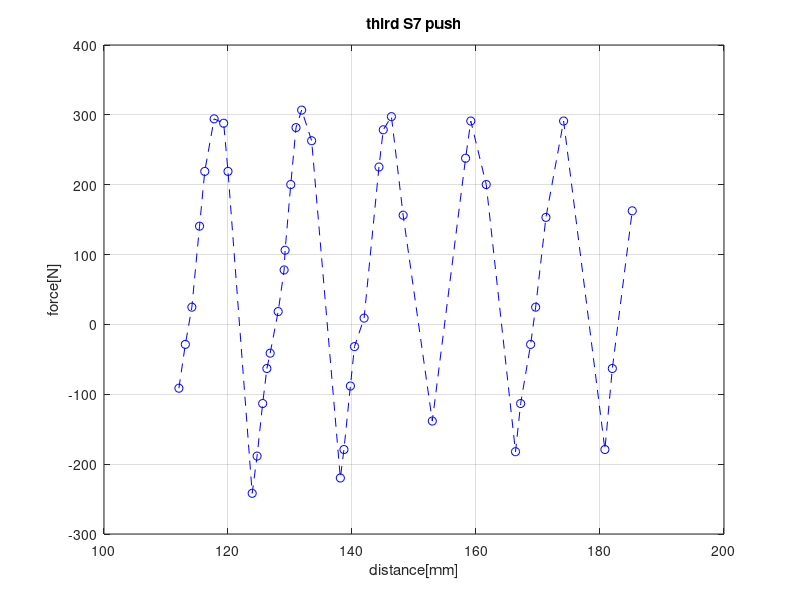
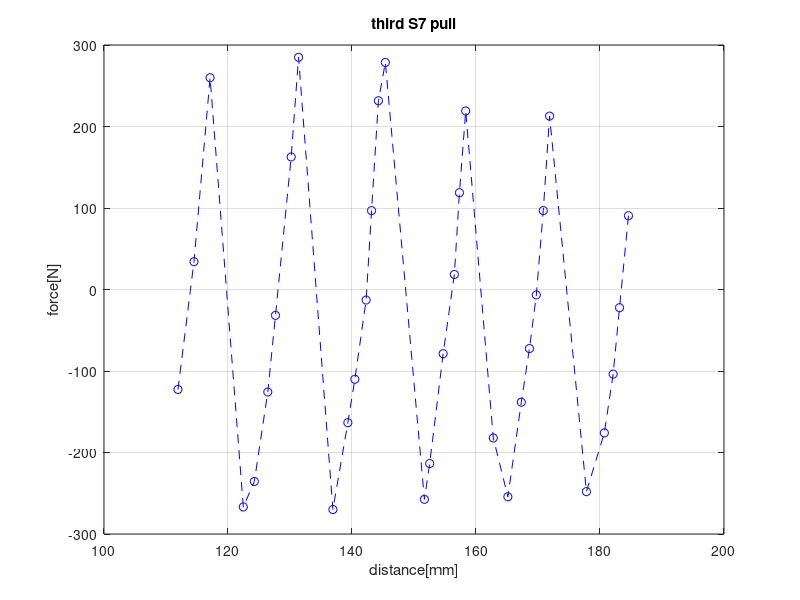
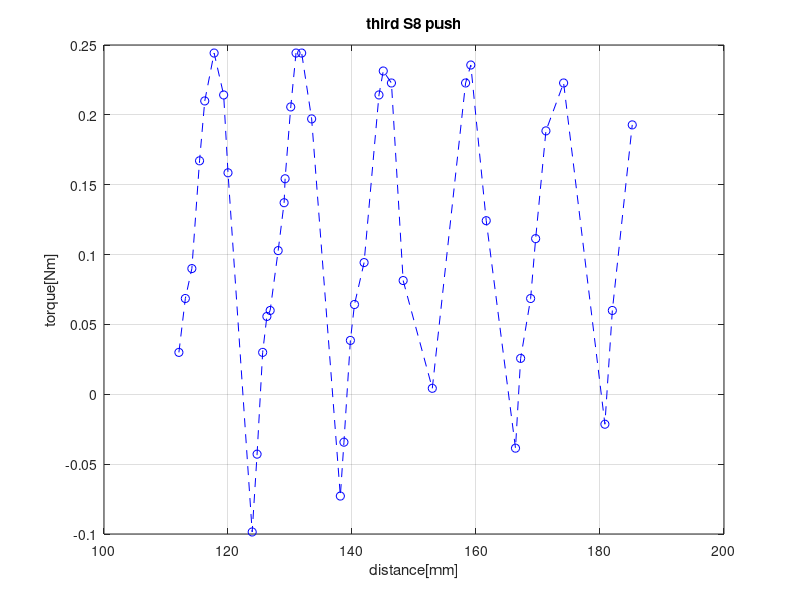
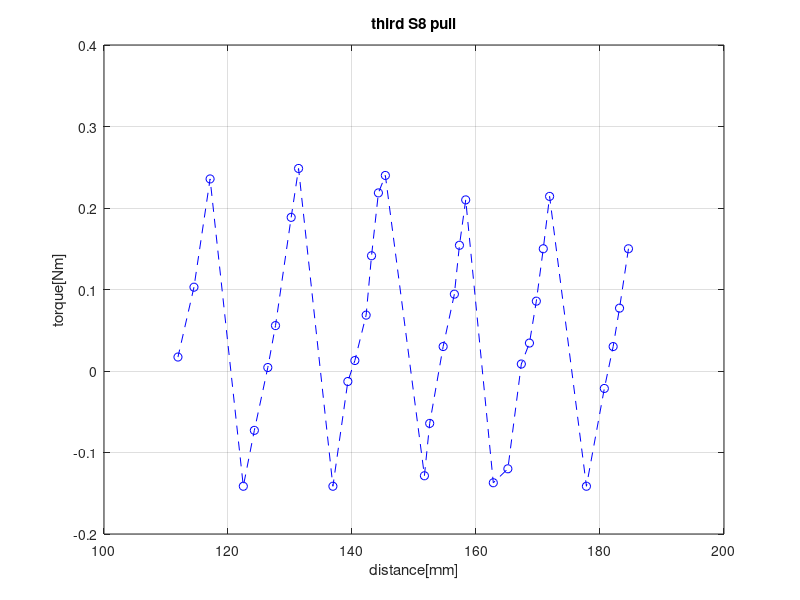

The MATLAB source for these figures, in order:
% Three tests for force sensors
% Done by three seperately
% First test
X_S7_push_1 = [0.029 0.070 0.004 -0.029 -0.065 -0.077 0.048 0.027 -0.067 -0.094 0.029 -0.057 -0.087 0.062 0.034 -0.009 -0.088 -0.072]';
X_S7_pull_1 = [-0.025 0.038 0.049 0.087 0.091 -0.004 0.072 -0.007 0.020 0.081 0.088 -0.028 0.012 0.057 -0.093 -0.05 0.025 0.092 -0.037 0.019]';

Y_S7_push_1 = [113.77 125.61 128.61 129.53 134.86 145.25 153.67 154.38 158.52 159.70 168.41 172.1 175.82 181.12 182.03 184.23 187.01 189.95]';
Y_S7_pull_1 = [185.42 182.45 182.09 180.04 179.40 170.92 167.42 157.15 155.06 152.85 150.96 143.97 142.07 140.02 132.31 130.62 127.41 124.32 116.14 113.46]';

% second
X_S7_push_2 = []';
X_S7_pull_2 = []';

Y_S7_push_2 = []';
Y_S7_pull_2 = []';

% third S7 push
X_S7_push_3 = [0.029 0.009 -0.008 -0.045 -0.070 -0.094 -0.092 -0.070 0.077 0.060 0.036 0.020 0.013 -0.006 -0.025 -0.034 -0.064 -0.090 -0.098 -0.084 0.070 0.057 0.028 0.010 -0.003 -0.072 -0.089 -0.095 -0.050 0.044 -0.076 -0.093 -0.064 0.058 0.036 0.009 -0.008 -0.049 -0.093 0.057 0.020 -0.052]';
Y_S7_push_3 = [112.08 113.12 114.17 115.41 116.25 117.76 119.30 120.00 123.90 124.69 125.59 126.27 126.80 128.09 129.05 129.21 130.12 130.97 131.88 133.49 138.12 138.70 139.74 140.40 141.95 144.35 145.04 146.36 148.25 152.95 158.32 159.16 161.65 166.37 167.20 168.81 169.62 171.28 174.13 180.79 181.99 185.20]';
% third S7 pull
X_S7_pull_3 = [-0.029 0.007 0.033 0.056 0.079 -0.068 -0.031 0.002 0.023 0.044 0.081 0.058 -0.070 -0.038 -0.006 0.025 0.068 0.082 -0.089 -0.074 -0.031 0.004 0.035 0.052 0.086 -0.091 -0.052 0.010 0.040 0.075 0.085 -0.083 -0.011 0.039 ]';
Y_S7_pull_3 = [184.59 183.15 182.12 180.70 177.81 171.87 170.85 169.73 168.62 167.31 165.14 162.79 158.34 157.33 156.51 154.70 152.53 151.68 145.38 144.26 143.15 142.28 140.46 139.33 136.92 131.38 130.19 127.66 126.42 124.25 122.47 117.11 114.51 111.93]';

% third S8 push

X_S8_push_3 = [0 -0.009 -0.014 -0.032 -0.042 -0.050 -0.043 -0.030 0.030 0.017 0 -0.006 -0.007 -0.017 -0.025 -0.029 -0.041 -0.050 -0.050 -0.039 0.024 0.015 -0.002 -0.008 -0.015 -0.043 -0.047 -0.045 -0.012 0.006 -0.045 -0.048 -0.022 0.016 0.001 -0.009 -0.019 -0.037 -0.045 0.012 -0.007 -0.038]';
Y_S8_push_3 = [112.08 113.12 114.17 115.41 116.25 117.76 119.30 120.00 123.90 124.69 125.59 126.27 126.80 128.09 129.05 129.21 130.12 130.97 131.88 133.49 138.12 138.70 139.74 140.40 141.95 144.35 145.04 146.36 148.25 152.95 158.32 159.16 161.65 166.37 167.20 168.81 169.62 171.28 174.13 180.79 181.99 185.20]';

% third S8 pull

X_S8_pull_3 = [-0.028 -0.011 0 0.012 0.040 -0.043 -0.028 -0.013 -0.001 0.005 0.035 0.039 -0.042 -0.029 -0.015 0 0.022 0.037 -0.049 -0.044 -0.026 -0.009 0.004 0.010 0.040 -0.051 -0.037 -0.006 0.006 0.024 0.040 -0.048 -0.017 0.003]';
Y_S8_pull_3 = [184.59 183.15 182.12 180.70 177.81 171.87 170.85 169.73 168.62 167.31 165.14 162.79 158.34 157.33 156.51 154.70 152.53 151.68 145.38 144.26 143.15 142.28 140.46 139.33 136.92 131.38 130.19 127.66 126.42 124.25 122.47 117.11 114.51 111.93]';
%%%%%%%%%%%%%%%%%%%%%%%%%%%%%%%%%%%%%%%%%%%%%%%%%%%%%%%%%%%%%%%%%%%%%%%%%%%%%%%%%%%%%%%%%
%%%%%%%%%%%%%%%%%%%%%%%%%%%%%%%%%%%%%%%%%%%%%%%%%%%%%%%%%%%%%%%%%%%%%%%%%%%%%%%%%%%%%%%%%
%Plot data
%% third S7 push
% convert to force
X_S7_push_3_force =(1000*X_S7_push_3+0.1195)/(-0.3190);
plot(Y_S7_push_3,X_S7_push_3_force,'b--o');grid on
title('third S7 push')
xlabel('distance[mm]')
ylabel('force[N]')

%% third S7 pull
% convert to force
figure(3)
X_S7_pull_3_force =(1000*X_S7_pull_3+0.1195)/(-0.3190);
plot(Y_S7_pull_3,X_S7_pull_3_force,'b--o');grid on
title('third S7 pull')
xlabel('distance[mm]')
ylabel('force[N]')
%% third S8 push
% convert to force
figure(4)
X_S8_push_3_force =(X_S8_push_3-0.007)/(-0.0052);
X_S8_push_3_torque = X_S8_push_3_force*0.14/(2*pi);
plot(Y_S8_push_3,X_S8_push_3_torque,'b--o');grid on
title('third S8 push')
xlabel('distance[mm]')
ylabel('torque[Nm]')

%% third S8 pull
% convert to force
figure(5)
X_S8_pull_3_force =(X_S8_pull_3-0.007)/(-0.0052);
X_S8_pull_3_torque = X_S8_pull_3_force*0.14/(2*pi);
plot(Y_S8_pull_3,X_S8_pull_3_torque,'b--o');grid on
title('third S8 pull')
xlabel('distance[mm]')
ylabel('torque[Nm]')
%% torque from S7 pull
figure(6)
torque_from_S7_pull=X_S7_pull_3_force;
plot(Y_S7_pull_3,torque_from_S7_pull,'b--o');grid on
title('torque from third S7 pull')
xlabel('distance[mm]')
ylabel('torque[Nm]')
%% torque from S7 push
figure(7)
torque_from_S7_push=X_S7_push_3_force*0.014/(2*pi);
plot(Y_S7_push_3,torque_from_S7_push,'b--o');grid on
title('torque from third S7 push')
xlabel('distance[mm]')
ylabel('torque[Nm]')
